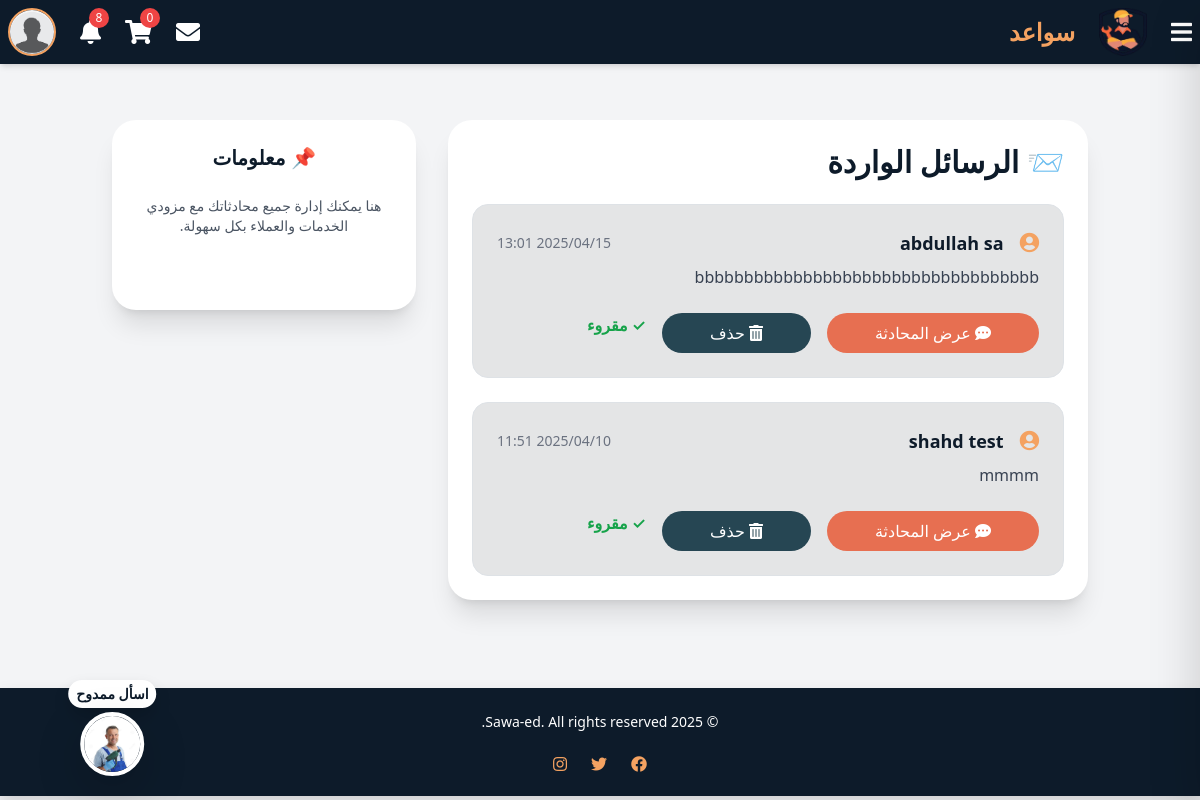
Screenshot of /inbox/ (signed in) with the database file from the repository.
### Sawaed_app/models.py (models this page shows, shortened)
class CustomUser(AbstractUser):
    class UserType(models.TextChoices):
        CLIENT = 'client', _('عميل')
        HANDYMAN = 'handyman', _('عامل يدوي') #the name in arabic will be edited later
    user_type = models.CharField(
        max_length=50,
        choices=UserType.choices,
        default=UserType.CLIENT
    )
    phone_regex = RegexValidator(
        regex=r'^\+?1?\d{9,15}$', #a validation on the phone number because its customed
        message="Phone number must be in the format: '+999999999'. Up to 15 digits allowed."
    )
    image = models.ImageField(upload_to='profile_pics/',default='default_profile.jpeg' ,null=True, blank=True)
    phone_number = models.CharField(validators=[phone_regex], max_length=15, unique=True, null=True, blank=True)
    email = models.EmailField(unique=True)
    bio = models.CharField(max_length=500, blank=True, null=True)
    experience = models.TextField(blank=True, null=True)
    field_of_expertise=models.TextField(blank=True, null=True)
    REQUIRED_FIELDS = ['email']
    USERNAME_FIELD = 'username'  # we could change it to email later in the project

class Message(models.Model):
    sender = models.ForeignKey(CustomUser, on_delete=models.CASCADE, related_name='sent_messages')
    receiver = models.ForeignKey(CustomUser, on_delete=models.CASCADE, related_name='received_messages')
    content = models.TextField()
    is_read = models.BooleanField(default=False)
    timestamp = models.DateTimeField(auto_now_add=True)
    reply_to = models.ForeignKey('self', null=True, blank=True, on_delete=models.CASCADE, related_name='replies')

### Sawaed_app/views.py (the view)
# urls.py: path('inbox/', views.inbox, name='inbox'),
def inbox(request):
    user = request.user
    messages = Message.objects.filter(Q(sender=user) | Q(receiver=user))
    threads = {}
    for msg in messages:
        other_user = msg.receiver if msg.sender == user else msg.sender
        if other_user not in threads or msg.timestamp > threads[other_user].timestamp:
            threads[other_user] = msg  # The last message in the thread
    sorted_threads = sorted(threads.items(), key=lambda x: x[1].timestamp, reverse=True)
    context = {
        'threads': sorted_threads,
        'messages_ids': [message.id for message in messages]  # Passing a list of message IDs
    }
    context.update(base_view_data(request))
    return render(request, 'inbox.html', context)

### Sawaed_app/context_processors.py (called while the page is built)
def notifications_processor(request):
    if request.user.is_authenticated:
        all_notifications = Notifications.objects.filter(recipient=request.user).order_by('-created_at')
        notifications = all_notifications[:10]
        unread_notifications_count =all_notifications.filter(is_read=False).count()
        return {
            'notifications': notifications,
            'unread_notifications_count': unread_notifications_count,
        }
    return {}

### Sawaed_app/views.py (called while the page is built)
def base_view_data(request):
    services=ServiceListing.objects.all()
    cart_count = 0
    if request.user.is_authenticated:
        cart_count = CartItem.objects.filter(user=request.user).count()
    data = {
        'services':services,
        'service_types': ServiceListing.SERVICE_TYPES,
        'cart_count': cart_count,
    }
    if request.user.is_authenticated:
        data['unread_messages_count'] = Message.objects.filter(receiver=request.user, is_read=False).count()
    else:
        data['unread_messages_count'] = 0
    return data

### Sawaed_app/templates/inbox.html (shortened to what this page needs)
<head>
    <link href="https://cdnjs.cloudflare.com/ajax/libs/font-awesome/5.15.4/css/all.min.css" rel="stylesheet">
  </head>
  {% extends 'index.html' %}
  {% block content %}
  {% load static %}
  <div class="container mx-auto p-4">
    <div class="grid grid-cols-1 lg:grid-cols-3 gap-8">
      <div class="lg:col-span-2 space-y-6">
        <div class="bg-white p-6 rounded-3xl shadow-xl space-y-6">
          <h1 class="text-3xl font-bold text-[#0d1b2a] flex items-center gap-2">
            📨 الرسائل الواردة
          </h1>
          {% for user, last_message in threads %}
            <div class="p-4 rounded-2xl border transition-all duration-300
                        {% if not last_message.is_read and last_message.receiver == request.user %}bg-[#f1e0c5] hover:shadow-lg{% else %}bg-[#e4e5e6]{% endif %}">
              <div class="flex justify-between items-center mb-2">
                <div class="flex items-center gap-3">
                  <i class="fas fa-user-circle text-[#f4a261] text-xl"></i>
                  <p class="text-lg font-semibold text-[#0e1b2a]">{{ user.username }}</p>
                </div>
                <span class="text-sm text-gray-500">{{ last_message.timestamp|date:"Y/m/d H:i" }}</span>
              </div>
              <p class="text-gray-700">{{ last_message.content|truncatechars:80 }}</p>
              <div class="flex flex-wrap gap-3 mt-4">
                <a href="{% url 'chat_detail' user.id %}" class="bg-[#e76f51] text-white py-2 px-5 rounded-full hover:bg-[#f7c6a3] transition">
                  <i class="fas fa-comment-dots"></i> عرض المحادثة
                </a>
                <a href="#" class="bg-[#264653] text-white py-2 px-5 rounded-full hover:bg-[#3a4f5c] transition">
                  <i class="fas fa-trash-alt"></i> حذف
                </a>
                {% if not last_message.is_read and last_message.receiver == request.user %}
                <form method="POST" action="{% url 'mark_as_read' last_message.id %}" class="inline">
                  {% csrf_token %}
                  <button type="submit" class="bg-[#e4e5e6] text-[#264653] py-2 px-5 rounded-full hover:bg-[#d1d3d4] transition">
                    <i class="fas fa-eye"></i> تحديد كمقروء
                  </button>
                </form>
                {% else %}
                  <span class="text-green-600 font-semibold">✓ مقروء</span>
                {% endif %}
              </div>
            </div>
          {% empty %}
            <div class="text-center py-6 text-gray-500">
              ✨ لا توجد رسائل حالياً ✨
            </div>
          {% endfor %}
        </div>
      </div>
      <div class="bg-white p-6 h-[190px] rounded-3xl shadow-xl space-y-6 text-center">
        <h2 class="text-xl font-bold text-[#0d1b2a]">📌 معلومات</h2>
        <p class="text-sm text-gray-600">هنا يمكنك إدارة جميع محادثاتك مع مزودي الخدمات والعملاء بكل سهولة.</p>
      </div>
    </div>
  </div>
  {% endblock %}

### Sawaed_app/templates/index.html (shortened to what this page needs)
  {% load static %}
  <!DOCTYPE html>
  <html lang="ar" dir="rtl">
  <head>
    <link href="https://cdnjs.cloudflare.com/ajax/libs/font-awesome/5.15.4/css/all.min.css" rel="stylesheet">
      <script src="https://cdn.tailwindcss.com"></script>
      <link rel="stylesheet" href="https://cdnjs.cloudflare.com/ajax/libs/bootstrap/5.1.3/css/bootstrap.min.css" />
      <link rel="stylesheet" href="{% static 'css/style.css' %}">
      <link href="https://cdnjs.cloudflare.com/ajax/libs/font-awesome/5.15.4/css/all.min.css" rel="stylesheet">
  </head>
  <body class="bg-gray-100">
      <nav class="bg-[#0d1b2a] shadow-md p-2 flex justify-between items-center text-white">
        <div class="flex items-center gap-6">
            <button onclick="toggleSidebar()" class="text-white text-2xl">
                <i class="fas fa-bars"></i>
            </button>
            <a href="{% url 'userhome' %}">
                <img class="w-12 h-12" src="{% static 'images/logo.png' %}" alt="Logo">
            </a>
            <a id="logo-anchor" href="{% url 'userhome' %}" class="text-2xl font-bold text-[#f4a261]">
                سواعد
            </a>
        </div>
        <div class="flex items-center gap-6">
            {% if user.is_authenticated %}
            <div class="relative">
              <a href="{% url 'inbox' %}" class="text-white hover:text-[#f4a261] transition">
                  <i class="fas fa-envelope text-2xl"></i>
              </a>
          </div>
            <div class="relative">
                <a href="{% url 'cart' %}" class="text-white hover:text-[#f4a261] transition">
                    <i class="fas fa-shopping-cart text-2xl"></i>
                    <span class="absolute -top-2 -right-2 bg-red-500 text-white text-xs rounded-full w-5 h-5 flex items-center justify-center">{{ cart_count }}</span>
                </a>
            </div>
            <div class="relative">
              <button id="notificationsButton" class="text-white hover:text-[#f4a261] transition relative">
                  <i class="fas fa-bell text-2xl"></i>
                  {% if unread_notifications_count > 0 %}
                  <span class="absolute -top-2 -right-2 bg-red-500 text-white text-xs rounded-full w-5 h-5 flex items-center justify-center">
                      {{ unread_notifications_count }}
                  </span>
                  {% endif %}
              </button>
            </div>
            <div class="relative">
                <img src="{{ user.image.url }}" alt="Profile" class="w-12 h-12 rounded-full border-2 border-[#f4a261] cursor-pointer"
                    onerror="this.onerror=null;this.src='{% static 'images/profile.png' %}'" id="userProfileImage">
            </div>
            {% endif %}
        </div>
    </nav>
<a href="{% url 'chat-ui' %}"
class="fixed bottom-6 left-6 transform translate-x-1/2 z-50 flex flex-col items-center space-y-1 text-sm font-semibold text-[#0d1b2a] hover:scale-105 transition-transform"
target="_blank" rel="noopener">
<span class="bg-white px-2 py-1 rounded-full shadow text-center">اسأل ممدوح</span>
<div class="w-16 h-16 rounded-full shadow-lg border-4 border-white overflow-hidden">
 <img src="{% static 'images/mamdouh.jpg' %}"
      alt="Chatbot Icon"
      class="w-full h-full object-cover">
</div>
</a>
      <main class="flex flex-col items-center justify-center p-8">
          {% block content %}{% endblock %}
      </main>
  <footer class="bg-[#0d1b2a] shadow p-4 text-white mt-8">
      <div class="flex flex-col items-center justify-center text-center">
          <div class="text-sm mb-4">
              <p>&copy; 2025 Sawa-ed. All rights reserved.</p>
          </div>
          <div class="flex items-center gap-4">
              <a href="https://www.facebook.com" target="_blank" class="text-[#f4a261] hover:text-[#e76f51]">
                  <i class="fab fa-facebook"></i>
              </a>
              <a href="https://www.twitter.com" target="_blank" class="text-[#f4a261] hover:text-[#e76f51]">
                  <i class="fab fa-twitter"></i>
              </a>
              <a href="https://www.instagram.com" target="_blank" class="text-[#f4a261] hover:text-[#e76f51]">
                  <i class="fab fa-instagram"></i>
              </a>
          </div>
      </div>
  </footer>
  </body>
  </html>

### Sawaed_app/static/css/style.css (style rules this page uses)
a { text-decoration: none; color: #0d1b2a; text-decoration: none; transition: 0.4s ease; }
#logo-anchor { color: #f4a261; }

### rows the page displays
CustomUser: image (placeholder picture), username "shahd test", timestamp "2025/04/10 11:51", content "mmmm"
CustomUser: username "abdullah sa", timestamp "2025/04/15 13:01", content "bbbbbbbbbbbbbbbbbbbbbbbbbbbbbbbbbbb", shows "✓ مقروء"

### other values shown
{{ cart_count }} "0"
{{ unread_notifications_count }} "8"
